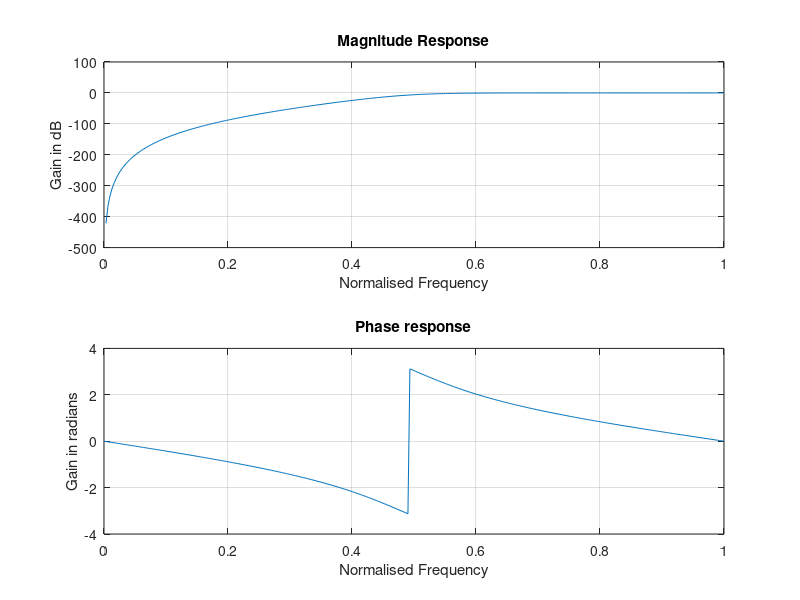

The MATLAB script that drew this image:
%Plot the magnitude and phase response
clc;
clear all;
close all;
%Design of analog Butterworth filter
alphap=0.4;
alphas=30;
fp=400;
fs=800;
f=2000;
omegap=2*fp/f; %convert to radians
omegas=2*fs/f; %convert to radians
%Step 1: design of butterworth and order of HPF
[n wn]=buttord(omegap,omegas,alphap, alphas);
%Step2: computing H(s)[b a polynomials] of filter
[b a]=butter(n,wn,'high');
w=0:0.01:pi;
[h w]=freqz(b,a,w,'whole');%to compute frequency
m=abs(h); %to compute magnitude
an=angle(h); %to compute phase
subplot(2,1,1);
%Plotting magnitude response
plot(w/pi,20*log(m));
grid;
xlabel('Normalised Frequency');
ylabel('Gain in dB');
title('Magnitude Response');
subplot(2,1,2);
%Plotting phase response
plot(w/pi,an);
grid;
xlabel('Normalised Frequency');
ylabel('Gain in radians');
title('Phase response');